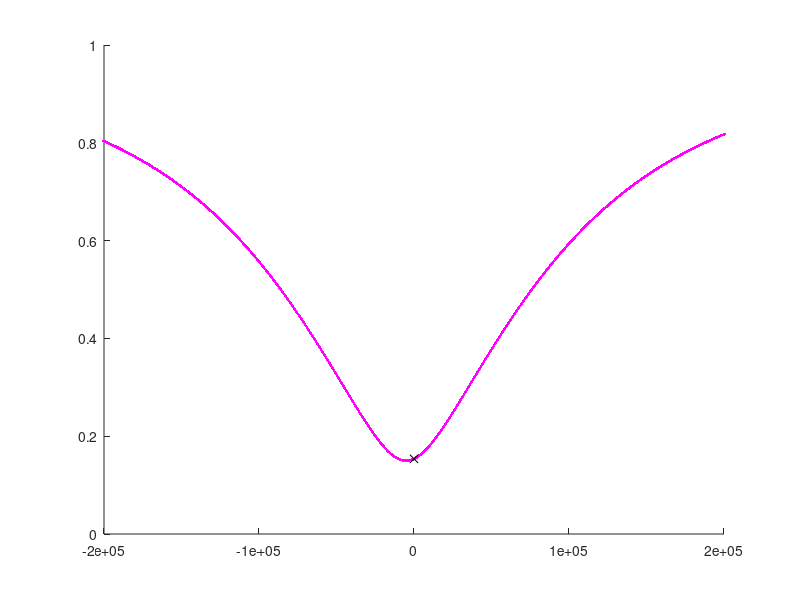

MATLAB code for this plot: (Note: this script raises an error after producing the figure.)
clear;clc;close all;

%%
Qi = 348000;
df1 = 10e3; % Hz % asymmetry, resonance frequency deviation.
df = 0;
% Qr = 1/(1/Qi+1/Qc); % relationship between Qr and Qi,Qc.
Qr = 17000;
Qc = 20000;
fres = 5e9; % original resonance frequency


BW = 100e3; % Yu SLAC Microresonator RF (SMuRF) Electronics, P8, CMB umux resonators bandwidth
fstep = 5e1; % computational frequency interval/step.
f = fres-BW/2*10:fstep:fres+BW/2*10; % computational frequency range, fres is central frequency. 
fzc = f-fres; % move fres to zero frequency,
%
S =1-Qr/Qc*1./(1+1i*2*Qr*(f-fres)./fres); % Ideal S21, fres at real axis.
% S_ms = 1-Qr/Qc*(1-1i*2*Qc*df1/fr)./(1+1i*2*Qr*(f-fr)./fr); % S21 measurement,asymmetry.
S_ms = S.*exp(1i*pi/8); % uncalibrated S21 measurement，fres is not located at real axis.

idx_offset = 10;
idx_fres = find(abs(S_ms)==min(abs(S_ms))); % "shifted" resonance frequency.
idx_ftone = idx_fres + idx_offset; %% assume ftone stays unchanged.

%
Eta = (fzc(idx_fres+1)-fzc(idx_fres-1))./(S_ms(idx_fres+1)-S_ms(idx_fres-1));
% Eta1 = (fk(idx_fres+1)-fk(idx_fres-1))./(S_ms(idx_fres-1)-S_ms(idx_fres+1));
disp(['Eta = ',num2str(Eta)]);
S_ms_cal = Eta.*S_ms*1i;% calibrated S21 to vertical axis, Eta is a rotated vector.
S_ms_cal_v = Eta.*S_ms; % calibrated S21 to horizontal axis, Eta is a rotated vector.

Df_est = imag(S_ms_cal(idx_ftone));
Df_est1 = imag((1-Qr/Qc*1./(1+1i*2*Qr*(fzc(idx_ftone))./fres)).*exp(1i*pi/8)*Eta*1i);
disp([Df_est fzc(idx_ftone) Df_est1])

fres_offset = -fstep*100;
S_ms_fresOffset = (1-Qr/Qc*1./(1+1i*2*Qr*((f-fres_offset)-fres)./fres)).*exp(1i*pi/8);
figure(1),clf
hold on
% plot(fzc,abs(S_ms),'b.-','linew',1)
plot(fzc,abs(S_ms_fresOffset),'m.-','linew',1)
plot(fzc(find(f==fres)),abs(S_ms_fresOffset(find(f==fres))),'kx')
xlim([-2e5 2e5])

%%
srate = 2.4e6; % sampling rate
flms  = 16e3; % the fundemental frequency determined by flux ramp modulation.
n_horder = 3; % use n_harmonics to approximate modulated fres.
delay  = 0; % defined by system delay (filter, cryo, etc.) 
mu = 1e-2; % user defined closed-loop gain
%
lambda = 0.3;
n      = 0:2^14-1;
tn      = n/srate;
fpp = 100e3; % Yu,2022, P5
% D_squid  = lambda*sin(2*pi*(flms/srate)*n)./(1 + lambda*sin(2*pi*(flms/srate)*n));
D_squid  = lambda*sin(2*pi*flms*tn)./(1 + lambda*sin(2*pi*flms*tn));
B = fpp./(max(D_squid)-min(D_squid));
f_squid = B*D_squid;

% figure(2),clf
% plot(f_squid,'k-','linew',1)
% xlim([0 1500])
%%
% LMS filter
M = 2*n_horder+1;
alpha = zeros(M,1);
fy = zeros(1,numel(n)); % LMS filter output


for i = 0:numel(n)-1
    idx = i+1; % array index
    s_i = harmonics_gen(n_horder,flms,srate,i);
%     if idx==1
%         y(idx)=imag(S_ms_cal(idx_ftone));
%     else
%         y(idx) = dot(alpha,s_i);
%     end
    fy(idx) = dot(alpha,s_i);    
%     idx_f = dsearchn(fzc',y(idx));
    e_i = imag((1-Qr/Qc*1./(1+1i*2*Qr*(f_squid(idx))./fres)).*exp(1i*pi/8)*Eta*1i)- fy(idx);
%     e_i = f_squid(idx) - fy(idx);
    alpha = alpha + mu*e_i*s_i';   
end
%%
err = f_squid-fy;
err_rms = rms(err(2000:end));
err_mean = mean(err(2000:end));
figure(2),clf
subplot(211)
hold on
plot(f_squid,'k-','linew',1)
plot(fy,'b.-','linew',1)
xlabel('Sampling pts')
ylabel('Tracking SQUID frequency [Hz]')
xlim([0 2000])
subplot(212)
plot(f_squid-fy,'r-','linew',1)
xlabel('Sampling pts')
ylabel('Frequency error [Hz]')
xlim([0 2000])


%%
figure(3),clf
plot(f_squid,'k-','linew',1)
xlabel('Sampling pts')
ylabel('SQUID frequency [Hz]')
xlim([0 1500])
